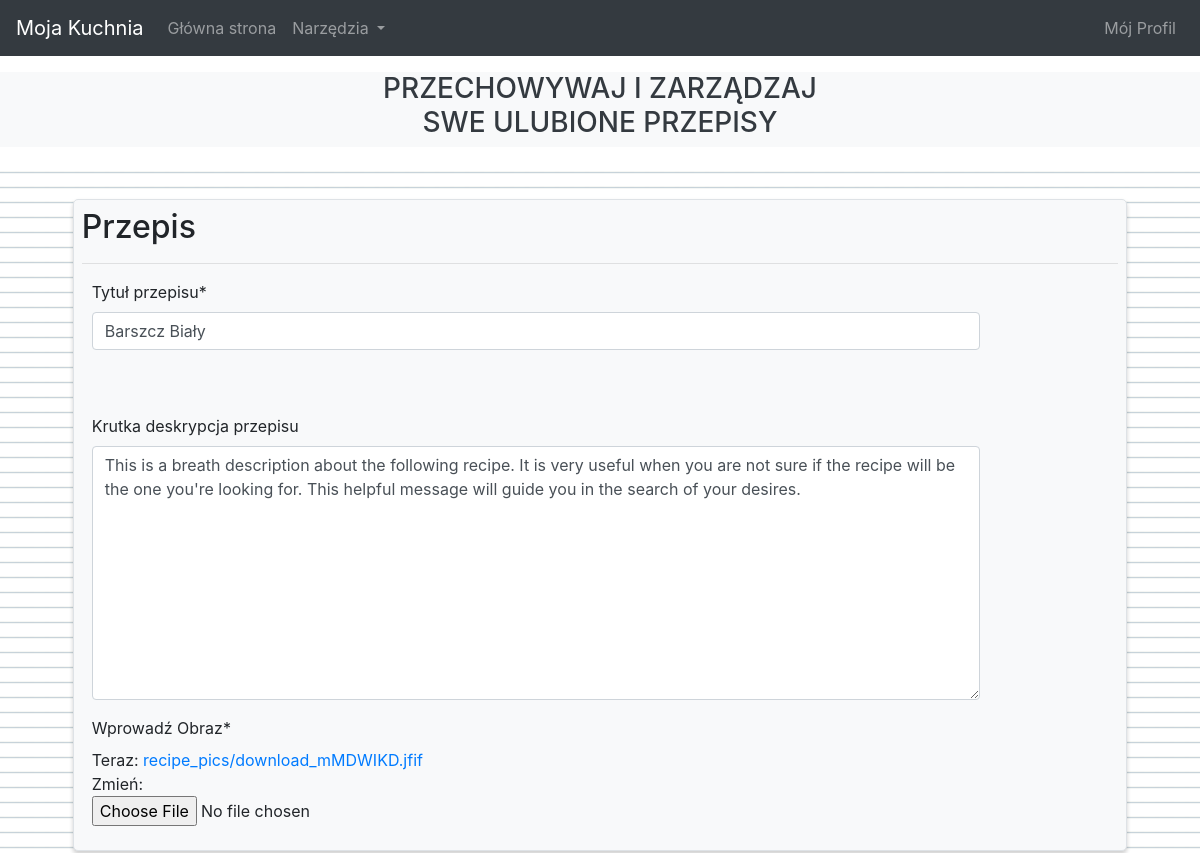
Page /recipe/5/update/ (signed in, upper part) on the earlier database version.
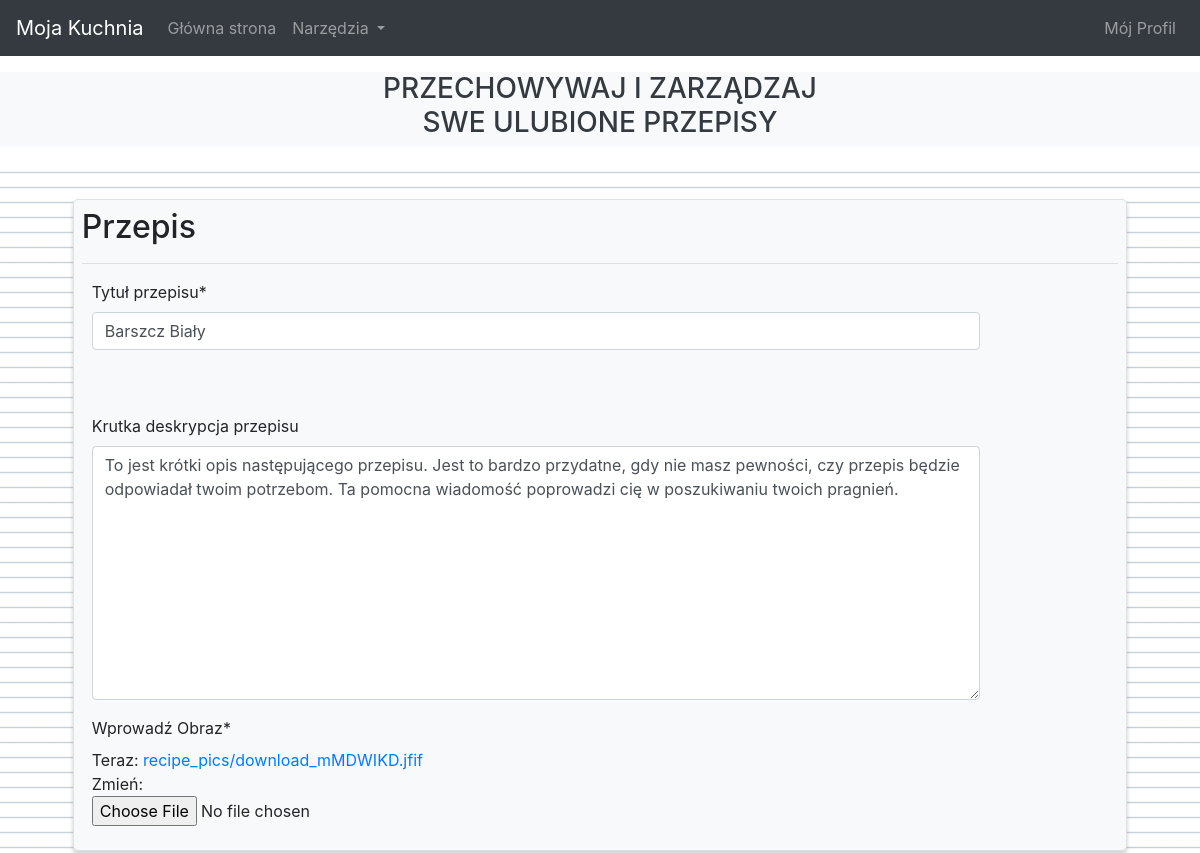
Same page on the later database version.
### recipes/models.py (models this page shows, shortened)
class Recipe(models.Model):
	title 		= models.CharField(max_length=100, verbose_name= _('Tytuł przepisu'))
	author		= models.ForeignKey(User, on_delete=models.CASCADE, verbose_name= _('Autor'))
	image 		= models.ImageField(default='default_recipe.jpg', upload_to='recipe_pics', verbose_name= _('Wprowadź Obraz'))
	description = models.TextField(blank=True, verbose_name= _('Krutka deskrypcja przepisu'))
	method 		= models.TextField(blank=True, verbose_name= _('Wprowadź instrukcję sukcesywnego wykonania produktu'))

### recipes/views.py (the view, shortened to what this page needs)
# urls.py: path('recipe/<int:pk>/update/', RecipeUpdateView.as_view(), name='recipe-update'),
class RecipeUpdateView(LoginRequiredMixin, UserPassesTestMixin, UpdateView):
	model = Recipe
	fields = ['title', 'image', 'description', 'method']
	def get_context_data(self, **kwargs):
		global recipe_id, category_query
		recipe_id = self.kwargs['pk']
		category_query = Category.objects.select_related().filter(recipe=recipe_id)
		context = super().get_context_data(**kwargs)
		context['on_update_view'] = True
		if not category_query:
			context['category_creation_count'] = 0
			context['categories'] = 'null'
			context['ingredients'] = 'null'
		else:
			global query_ids
			categories = []
			ingredients = []
			query_ids = []
			for category in category_query:
				categories.append(category.name)
				ingredients.append(category.ingredients)
				query_ids.append(category.id)
			context['category_creation_count'] = len(categories)
			context['categories'] = categories
			context['ingredients'] = ingredients
		return context
	def test_func(self):
		recipe = self.get_object()
		if self.request.user == recipe.author:
			return True
		return False

### recipes/templates/recipes/recipe_form.html (shortened to what this page needs)
{% extends "recipes/base.html" %}
{% load crispy_forms_tags %}
{% block content %}
{% load static %}
<form method="POST" enctype="multipart/form-data">
  <div id="recipes" class="mt-4 mb-5 pt-4 pb-4" style="background-image: url('{% static 'recipes/img/background_notepad.png' %}'); background-size: 15px 15px">
    <center class="container recipe-container">
  	  <div class="border m-1 bg-light p-2" style="overflow: auto; border-radius: 5px">
	    <h2>Przepis</h2>
	    <hr/>
	    <div class="form-group">
	      {{ form.title|as_crispy_field }}
	    </div>
	    <br/><br/>
	    <div class="form-group">
	      {{ form.description|as_crispy_field }}
	    </div>
        <div class="form-group mt-3">
      	  {{ form.image|as_crispy_field }}
        </div>
	  </div>
	</center>
  </div>
</form>
<br/><br/><br/>
{% endblock content %}

Differences in the rows shown:
changed Recipe "Barszcz Biały": description "This is a breath description about the following recipe. It is very useful when you are not sure if the recipe will be the one you're looking for. This helpful message will guide you in the search of your desires." → "To jest krótki opis następującego przepisu. Jest to bardzo przydatne, gdy nie masz pewności, czy przepis będzie odpowiadał twoim potrzebom. Ta pomocna wiadomość poprowadzi cię w poszukiwaniu twoich pragnień."
